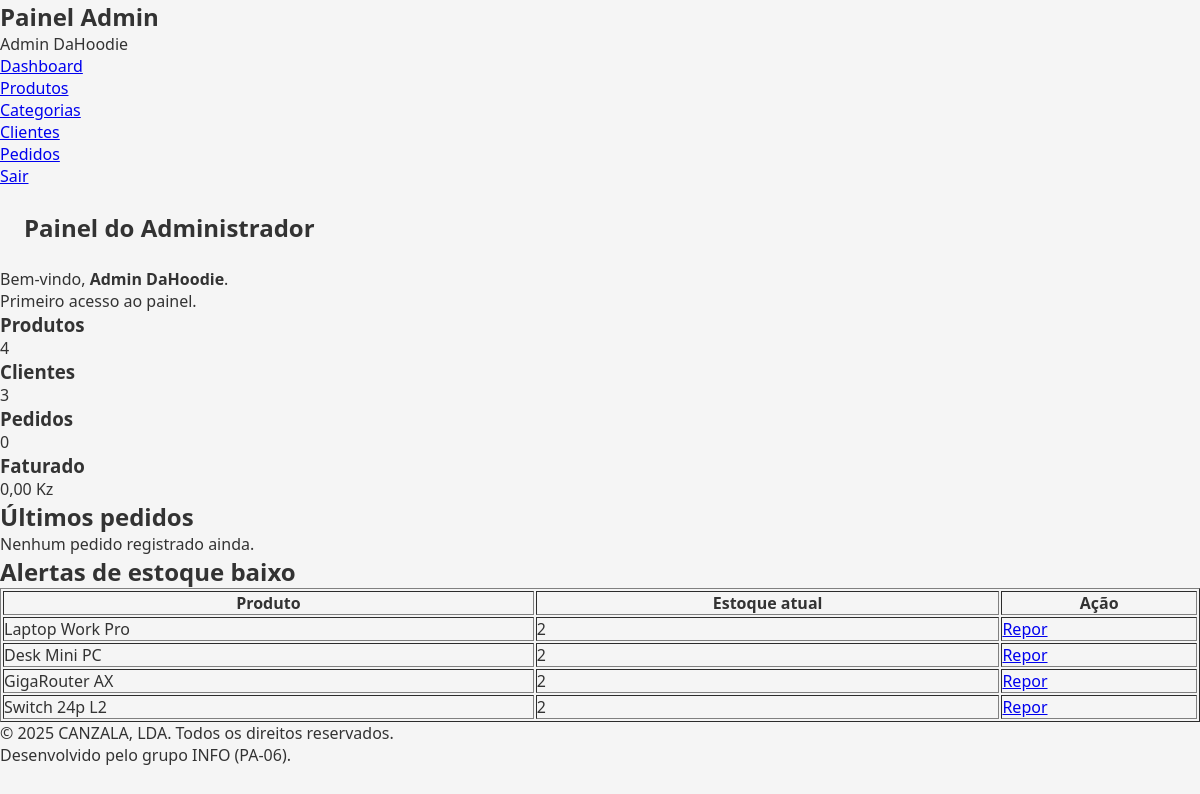
Page /admin/dashboard.php (signed in) on the earlier database version.
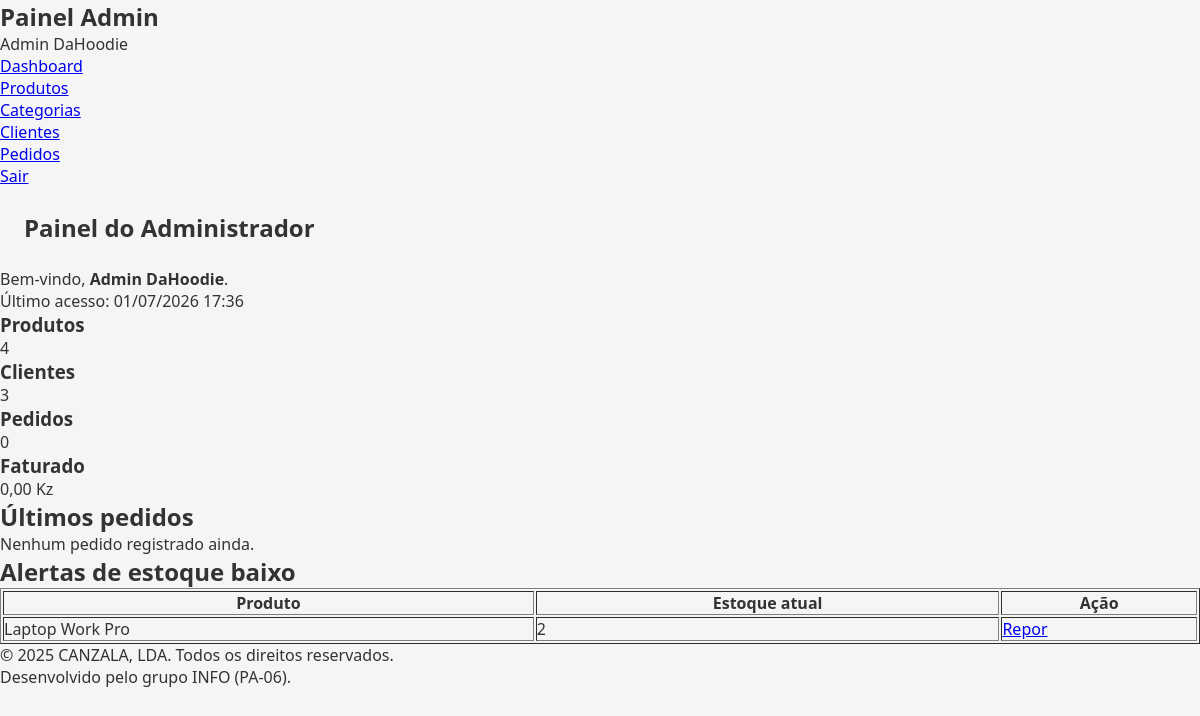
Same page on the later database version.
### tables this page shows
CREATE TABLE `produtos` (
  `id` int(10) UNSIGNED NOT NULL,
  `nome` varchar(150) NOT NULL,
  `descricao` text DEFAULT NULL,
  `preco` decimal(10,2) NOT NULL,
  `imagem` varchar(255) DEFAULT NULL,
  `criado_em` timestamp NOT NULL DEFAULT current_timestamp(),
  `estoque` int(11) NOT NULL DEFAULT 0,
  `categoria_id` int(10) UNSIGNED DEFAULT NULL
);

### admin/dashboard.php (the view, shortened to what this page needs)
<?php
require_once __DIR__ . '/../config/db.php';
$baseUrl = '../';
try {
    $totalProdutos = (int) $pdo->query("SELECT COUNT(*) FROM produtos")->fetchColumn();
    $totalClientes = (int) $pdo->query("SELECT COUNT(*) FROM usuarios")->fetchColumn();
    $totalPedidos  = (int) $pdo->query("SELECT COUNT(*) FROM pedidos")->fetchColumn();
    $totalFaturado = (float) $pdo->query("SELECT COALESCE(SUM(total), 0) FROM pedidos")->fetchColumn();
} catch (PDOException $e) {
    $totalProdutos = 0;
    $totalClientes = 0;
    $totalPedidos  = 0;
    $totalFaturado = 0;
}
try {
    $stmt = $pdo->query("
        SELECT id, nome_cliente, total, status, criado_em
        FROM pedidos
        ORDER BY id DESC
        LIMIT 5
    ");
    $ultimosPedidos = $stmt->fetchAll(PDO::FETCH_ASSOC);
} catch (PDOException $e) {
    $ultimosPedidos = [];
}
try {
    $stmt = $pdo->query("
        SELECT id, nome, estoque
        FROM produtos
        WHERE estoque <= 5
        ORDER BY estoque ASC
        LIMIT 10
    ");
    $estoqueBaixo = $stmt->fetchAll(PDO::FETCH_ASSOC);
} catch (PDOException $e) {
    $estoqueBaixo = [];
}
require_once __DIR__ . '/../includes/header.php';
require_once __DIR__ . '/../includes/admin_sidebar.php';
?>
<main class="admin-dashboard">
    <section class="section">
        <h1>Painel do Administrador</h1>
        <p>
            Bem-vindo,
            <strong><?= htmlspecialchars($_SESSION['admin_nome'], ENT_QUOTES, 'UTF-8') ?></strong>.
        </p>
        <?php if (!empty($_SESSION['admin_ultimo_acesso'])): ?>
            <p>
                Último acesso:
                <?= date('d/m/Y H:i', strtotime($_SESSION['admin_ultimo_acesso'])) ?>
            </p>
        <?php else: ?>
            <p>Primeiro acesso ao painel.</p>
        <?php endif; ?>
    </section>
    <section class="section dashboard-cards">
        <div class="card">
            <h3>Produtos</h3>
            <p class="card-number"><?= $totalProdutos ?></p>
        </div>
        <div class="card">
            <h3>Clientes</h3>
            <p class="card-number"><?= $totalClientes ?></p>
        </div>
        <div class="card">
            <h3>Pedidos</h3>
            <p class="card-number"><?= $totalPedidos ?></p>
        </div>
        <div class="card">
            <h3>Faturado</h3>
            <p class="card-number"><?= number_format($totalFaturado, 2, ',', '.') ?> Kz</p>
        </div>
    </section>
    <section class="section">
        <h2>Últimos pedidos</h2>
        <?php if (empty($ultimosPedidos)): ?>
            <p>Nenhum pedido registrado ainda.</p>
        <?php endif; ?>
    </section>
    <section class="section">
        <h2>Alertas de estoque baixo</h2>
        <?php if (empty($estoqueBaixo)): ?>
            <p>Nenhum produto com estoque crítico.</p>
        <?php else: ?>
            <table border="1" cellpadding="8" width="100%">
                <thead>
                    <tr>
                        <th>Produto</th>
                        <th>Estoque atual</th>
                        <th>Ação</th>
                    </tr>
                </thead>
                <tbody>
                    <?php foreach ($estoqueBaixo as $produto): ?>
                        <tr>
                            <td><?= htmlspecialchars($produto['nome']) ?></td>
                            <td><?= (int) $produto['estoque'] ?></td>
                            <td>
                                <a href="produtos/editar.php?id=<?= (int) $produto['id'] ?>">Repor</a>
                            </td>
                        </tr>
                    <?php endforeach; ?>
                </tbody>
            </table>
        <?php endif; ?>
    </section>
</main>
<?php require_once __DIR__ . '/../includes/footer.php'; ?>

### includes/header.php (shortened to what this page needs)
<?php
$baseUrl = $baseUrl ?? '';
?>
<!DOCTYPE html>
<html lang="pt-BR">
<head>
    <link rel="stylesheet" href="<?php echo $baseUrl; ?>assets/css/style.css">
</head>
<body>

### includes/admin_sidebar.php
<?php
$currentPath = $_SERVER['REQUEST_URI'] ?? '';
function isActive(string $segment, string $currentPath): string {
    return strpos($currentPath, '/admin/' . $segment) !== false ? 'ativo' : '';
}
?>
<aside class="admin-sidebar">
    <div class="admin-sidebar-header">
        <h2>Painel Admin</h2>
        <p>
            <?= htmlspecialchars($_SESSION['admin_nome'] ?? 'Admin', ENT_QUOTES, 'UTF-8') ?>
        </p>
    </div>
    <nav class="admin-sidebar-nav">
        <ul>
            <li>
                <a href="/PA-E-COMMERCE/admin/dashboard.php"
                   class="<?= strpos($currentPath, '/admin/dashboard.php') !== false ? 'ativo' : '' ?>">
                    Dashboard
                </a>
            </li>
            <li>
                <a href="/PA-E-COMMERCE/admin/produtos/"
                   class="<?= isActive('produtos', $currentPath) ?>">
                    Produtos
                </a>
            </li>
            <li>
                <a href="/PA-E-COMMERCE/admin/categorias/"
                   class="<?= isActive('categorias', $currentPath) ?>">
                    Categorias
                </a>
            </li>
            <li>
                <a href="/PA-E-COMMERCE/admin/clientes/"
                   class="<?= isActive('clientes', $currentPath) ?>">
                    Clientes
                </a>
            </li>
            <li>
                <a href="/PA-E-COMMERCE/admin/pedidos/"
                   class="<?= isActive('pedidos', $currentPath) ?>">
                    Pedidos
                </a>
            </li>
        </ul>
    </nav>
    <div class="admin-sidebar-footer">
        <a href="/PA-E-COMMERCE/admin/logout.php">Sair</a>
    </div>
</aside>

### includes/footer.php (shortened to what this page needs)
<footer class="site-footer">
    <div class="footer-content">
        <p>&copy; 2025 CANZALA, LDA. Todos os direitos reservados.</p>
        <p>Desenvolvido pelo grupo INFO (PA-06).</p>
    </div>
</footer>
</body>
</html>

### assets/css/style.css (style rules this page uses)
* { box-sizing: border-box; margin: 0; padding: 0; }
body { font-family: system-ui, sans-serif; background: #f5f5f5; color: #333; }
h1 { margin: 1.5rem; }

Differences in the rows shown:
no longer on this page (row edited): produtos: nome "Desk Mini PC", estoque "2"
no longer on this page (row edited): produtos: nome "GigaRouter AX", estoque "2"
no longer on this page (row edited): produtos: nome "Switch 24p L2", estoque "2"
Other differences:
date('d/m/Y H:i', strtotime($_SESSION['admin_ultimo_acesso'])): (not shown) → "01/07/2026 17:36"
text no longer shown: "Primeiro acesso ao painel."
text now shown: "Último acesso:"
